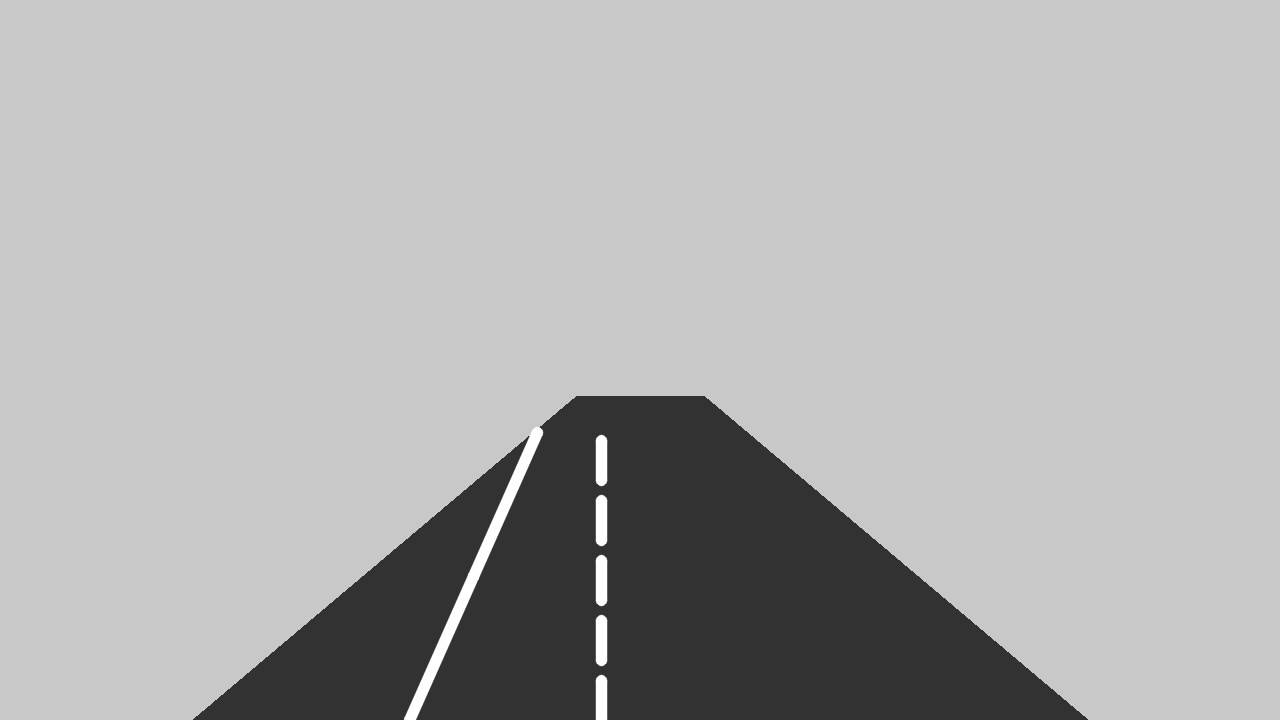
#> input picture synthetic_input.png, 1280 x 720 px
$ python -i Hough_FE.py   (imports and definitions only)
#> lines starting #> are read from the running program, lines starting #| are printed output that depends on the picture; after the words box and inside, x2 and y2 are one past the last pixel; in counts of white or black regions, pixels touching at a corner belong together
#> further down, picture is the input picture: shape (720, 1280, 3); min 50, max 255, mean 174.4
'''import streamlit as st
import sqlite3
import time
import os
import json
import requests
import uuid
import tempfile
import cv2
import numpy as np
from datetime import datetime
from urllib.parse import urlencode
from pathlib import Path

# -----------------------------
# Insert your existing processing code (process_frame and helpers)
# -----------------------------
# Copy your process_frame, roi_mask, average_and_extrapolate here.
# I'll include your functions verbatim (slightly adapted for import inside Streamlit).
def roi_mask(img):
    h, w = img.shape[:2]
    mask = np.zeros_like(img)
    pts = np.array([[
        (int(0.1*w), h),
        (int(0.4*w), int(0.6*h)),
        (int(0.6*w), int(0.6*h)),
        (int(0.9*w), h)
    ]], dtype=np.int32)
    cv2.fillPoly(mask, pts, (255,)*img.shape[2])
    return cv2.bitwise_and(img, mask)

def average_and_extrapolate(lines, img_shape, min_slope=0.3):
    if lines is None: return None, None
    left, right = [], []
    for l in lines:
        x1,y1,x2,y2 = l[0]
        if x2 == x1: continue
        m = (y2-y1)/(x2-x1)
        if abs(m) < min_slope: continue
        b = y1 - m*x1
        if m < 0:
            left.append((m,b))
        else:
            right.append((m,b))
    h = img_shape[0]
    y1 = h
    y2 = int(h*0.6)
    def make_line(arr):
        if not arr: return None
        m = np.mean([a for a,_ in arr])
        b = np.mean([b for _,b in arr])
        x1 = int((y1 - b) / m)
        x2 = int((y2 - b) / m)
        return (x1,y1,x2,y2)
    return make_line(left), make_line(right)

def process_frame(frame):
    gray = cv2.cvtColor(frame, cv2.COLOR_BGR2GRAY)
    blur = cv2.GaussianBlur(gray, (5,5), 0)
    edges = cv2.Canny(blur, 50, 150)
    edges_roi = roi_mask(cv2.cvtColor(edges, cv2.COLOR_GRAY2BGR))
    edges_roi_gray = cv2.cvtColor(edges_roi, cv2.COLOR_BGR2GRAY)

    lines = cv2.HoughLinesP(edges_roi_gray, 1, np.pi/180, threshold=20,
                            minLineLength=40, maxLineGap=20)

    left_line, right_line = average_and_extrapolate(lines, frame.shape)

    out = frame.copy()
    if lines is not None:
        for l in lines:
            x1,y1,x2,y2 = l[0]
            cv2.line(out, (x1,y1), (x2,y2), (0,0,255), 2)

    if left_line:
        cv2.line(out, (left_line[0], left_line[1]), (left_line[2], left_line[3]), (0,255,0), 8)
    if right_line:
        cv2.line(out, (right_line[0], right_line[1]), (right_line[2], right_line[3]), (0,255,0), 8)

    if left_line and right_line:
        ml = (left_line[3]-left_line[1])/(left_line[2]-left_line[0])
        bl = left_line[1] - ml*left_line[0]
        mr = (right_line[3]-right_line[1])/(right_line[2]-right_line[0])
        br = right_line[1] - mr*right_line[0]
        bottom_y = frame.shape[0]
        left_x = int((bottom_y - bl)/ml)
        right_x = int((bottom_y - br)/mr)
        lane_center = int((left_x + right_x)/2)
        veh_center = frame.shape[1]//2
        cv2.circle(out,(lane_center,bottom_y-10),6,(255,0,255),-1)
        cv2.circle(out,(veh_center,bottom_y-10),6,(0,165,255),-1)
        dev_pix = veh_center - lane_center
        thresh = int(0.05 * frame.shape[1])
        state = "WARN" if abs(dev_pix) > thresh else "OK"
        cv2.putText(out, f"Deviation: {dev_pix}px [{state}]", (30,50),
                    cv2.FONT_HERSHEY_SIMPLEX, 1.0, (0,0,255) if state=="WARN" else (0,255,0), 3)
    else:
        cv2.putText(out, "Lane detection unreliable", (30,50),
                    cv2.FONT_HERSHEY_SIMPLEX, 0.9, (0,0,255), 2)

    return out, edges_roi_gray

# -----------------------------
# Small helper utilities
# -----------------------------
DB_PATH = "uploads.db"

def init_db():
    conn = sqlite3.connect(DB_PATH, check_same_thread=False)
    c = conn.cursor()
    c.execute("""
        CREATE TABLE IF NOT EXISTS uploads (
            id INTEGER PRIMARY KEY AUTOINCREMENT,
            email TEXT,
            name TEXT,
            filename TEXT,
            timestamp TEXT
        )
    """)
    conn.commit()
    return conn

def insert_upload(conn, email, name, filename):
    c = conn.cursor()
    c.execute("INSERT INTO uploads (email, name, filename, timestamp) VALUES (?, ?, ?, ?)",
              (email, name, filename, datetime.utcnow().isoformat()))
    conn.commit()

# -----------------------------
# Google OAuth helpers
# -----------------------------
CLIENT_SECRETS_FILE = "client_secret.json"  # download from Google Cloud and place here
REDIRECT_URI = "http://localhost:8501/"

def load_client_secrets():
    if not os.path.exists(CLIENT_SECRETS_FILE):
        return None
    with open(CLIENT_SECRETS_FILE, "r") as f:
        data = json.load(f)
    # standard downloaded JSON from Google stores client_id under installed or web
    creds = data.get("installed") or data.get("web")
    return creds

def build_auth_url(client_id, state):
    params = {
        "client_id": client_id,
        "response_type": "code",
        "scope": "openid email profile",
        "redirect_uri": REDIRECT_URI,
        "state": state,
        "access_type": "offline",
        "prompt": "consent"
    }
    return f"https://accounts.google.com/o/oauth2/v2/auth?{urlencode(params)}"

def exchange_code_for_tokens(client_id, client_secret, code):
    token_url = "https://oauth2.googleapis.com/token"
    data = {
        "code": code,
        "client_id": client_id,
        "client_secret": client_secret,
        "redirect_uri": REDIRECT_URI,
        "grant_type": "authorization_code"
    }
    r = requests.post(token_url, data=data, timeout=10)
    r.raise_for_status()
    return r.json()

def get_userinfo_from_idtoken(id_token):
    # Use Google's tokeninfo endpoint (simple)
    r = requests.get("https://oauth2.googleapis.com/tokeninfo", params={"id_token": id_token}, timeout=10)
    r.raise_for_status()
    return r.json()

# -----------------------------
# Streamlit UI
# -----------------------------
st.set_page_config(page_title="Lane Hough Demo", layout="wide")
st.title("Lane-Detection (Hough) — Upload & Live Preview")

# init db
conn = init_db()

# Load Google client secrets (must exist)
client_info = load_client_secrets()
if client_info is None:
    st.error("Missing client_secret.json. Create OAuth credentials in Google Console and put client_secret.json here.")
    st.stop()

client_id = client_info["client_id"]
client_secret = client_info["client_secret"]

# Authentication area
st.sidebar.header("Sign In")
if "auth_state" not in st.session_state:
    st.session_state.auth_state = {}

params = st.experimental_get_query_params()
if "code" in params and "state" in params:
    # user returned from Google's consent screen
    code = params["code"][0]
    state = params["state"][0]
    saved_state = st.session_state.get("oauth_state")
    if saved_state is None or state != saved_state:
        st.sidebar.error("OAuth state mismatch. Try signing in again.")
    else:
        try:
            tok = exchange_code_for_tokens(client_id, client_secret, code)
            id_token = tok.get("id_token")
            info = get_userinfo_from_idtoken(id_token)
            # save user in session
            st.session_state.user = {
                "email": info.get("email"),
                "name": info.get("name"),
                "picture": info.get("picture")
            }
            # clear query params to avoid re-processing code on reload
            st.experimental_set_query_params()
            st.sidebar.success(f"Signed in as {st.session_state.user['email']}")
        except Exception as e:
            st.sidebar.error(f"Auth failed: {e}")

if "user" not in st.session_state:
    # show sign-in button (link)
    if st.sidebar.button("Start Google Sign-In"):
        state = str(uuid.uuid4())
        st.session_state.oauth_state = state
        auth_url = build_auth_url(client_id, state)
        st.sidebar.markdown(f"[Click here to authenticate with Google]({auth_url})")
    st.sidebar.info("After completing consent, you'll be redirected back to this app.")
    st.stop()

# At this point user is signed in
user = st.session_state.user
st.sidebar.image(user.get("picture", ""), width=80) if user.get("picture") else None
st.sidebar.markdown(f"**{user.get('name','-')}**")
st.sidebar.markdown(f"`{user.get('email','-')}`")

# Upload area
st.header("Upload lane video (mp4, mov, avi, mkv)")
uploaded_file = st.file_uploader("Choose a video file", type=["mp4","mov","avi","mkv"])

if uploaded_file is not None:
    # Save upload temporarily
    tdir = tempfile.gettempdir()
    tfpath = os.path.join(tdir, f"upload_{int(time.time())}_{uploaded_file.name}")
    with open(tfpath, "wb") as f:
        f.write(uploaded_file.getbuffer())
    st.success(f"Saved to {tfpath}")
    # insert into DB
    insert_upload(conn, user["email"], user.get("name",""), uploaded_file.name)
    st.info("Upload recorded in the local database.")

    # Controls
    col1, col2, col3 = st.columns([1,1,2])
    with col1:
        start = st.button("Start Processing")
    with col2:
        stop = st.button("Stop Processing")
    with col3:
        st.write("Processed output will be saved as: processed_<filename>.mp4")

    if "processing" not in st.session_state:
        st.session_state.processing = False

    if start:
        st.session_state.processing = True
    if stop:
        st.session_state.processing = False

    # Placeholder for live frames and progress
    frame_placeholder = st.empty()
    status = st.empty()
    progress_bar = st.progress(0)

    # Prepare output video writer (match input properties)
    cap_probe = cv2.VideoCapture(tfpath)
    fps = cap_probe.get(cv2.CAP_PROP_FPS) or 20.0
    w = int(cap_probe.get(cv2.CAP_PROP_FRAME_WIDTH))
    h = int(cap_probe.get(cv2.CAP_PROP_FRAME_HEIGHT))
    cap_probe.release()

    out_name = f"processed_{Path(uploaded_file.name).stem}.mp4"
    fourcc = cv2.VideoWriter_fourcc(*'mp4v')
    out_writer = cv2.VideoWriter(out_name, fourcc, fps, (w,h))

    # Process loop
    if st.session_state.processing:
        cap = cv2.VideoCapture(tfpath)
        total_frames = int(cap.get(cv2.CAP_PROP_FRAME_COUNT) or 0)
        current = 0
        status.info("Processing... press 'Stop Processing' to interrupt")
        try:
            while cap.isOpened() and st.session_state.processing:
                ret, frame = cap.read()
                if not ret:
                    break
                out_frame, edges = process_frame(frame)
                out_writer.write(out_frame)
                # convert BGR->RGB for display
                frame_rgb = cv2.cvtColor(out_frame, cv2.COLOR_BGR2RGB)
                frame_placeholder.image(frame_rgb, channels="RGB", use_column_width=True)
                current += 1
                if total_frames > 0:
                    progress = min(1.0, current / total_frames)
                    progress_bar.progress(progress)
                # small sleep to allow Streamlit UI refresh and not hog CPU (adjust as needed)
                time.sleep(max(0.001, 1.0 / (fps or 20.0)))
            status.success("Processing finished.")
        except Exception as e:
            status.error(f"Processing stopped: {e}")
        finally:
            cap.release()
            out_writer.release()
            st.session_state.processing = False
            progress_bar.progress(1.0)
            st.success(f"Saved processed video as `{out_name}`")
            st.video(out_name)  # show finished video
else:
    st.info("Please sign in and upload a video to start.")'''


# streamlit_app.py
import streamlit as st
import sqlite3
import time
import os
import tempfile
import cv2
import numpy as np
from datetime import datetime
from pathlib import Path

# -----------------------------
# Lane detection functions (your pipeline)
# -----------------------------
def roi_mask(img):
    h, w = img.shape[:2]
    mask = np.zeros_like(img)
    pts = np.array([[
        (int(0.1*w), h),
        (int(0.4*w), int(0.6*h)),
        (int(0.6*w), int(0.6*h)),
        (int(0.9*w), h)
    ]], dtype=np.int32)
    cv2.fillPoly(mask, pts, (255,)*img.shape[2])
    return cv2.bitwise_and(img, mask)

def average_and_extrapolate(lines, img_shape, min_slope=0.3):
    if lines is None: return None, None
    left, right = [], []
    for l in lines:
        x1,y1,x2,y2 = l[0]
        if x2 == x1: continue
        m = (y2-y1)/(x2-x1)
        if abs(m) < min_slope: continue
        b = y1 - m*x1
        if m < 0:
            left.append((m,b))
        else:
            right.append((m,b))
    h = img_shape[0]
    y1 = h
    y2 = int(h*0.6)
    def make_line(arr):
        if not arr: return None
        m = np.mean([a for a,_ in arr])
        b = np.mean([b for _,b in arr])
        # safety: avoid division by zero
        if abs(m) < 1e-6:
            return None
        x1 = int((y1 - b) / m)
        x2 = int((y2 - b) / m)
        return (x1,y1,x2,y2)
    return make_line(left), make_line(right)

def process_frame(frame):
    """
    Input: BGR frame (numpy array)
    Output: (annotated_frame (BGR), edges_roi_gray)
    """
    gray = cv2.cvtColor(frame, cv2.COLOR_BGR2GRAY)
    blur = cv2.GaussianBlur(gray, (5,5), 0)
    edges = cv2.Canny(blur, 50, 150)
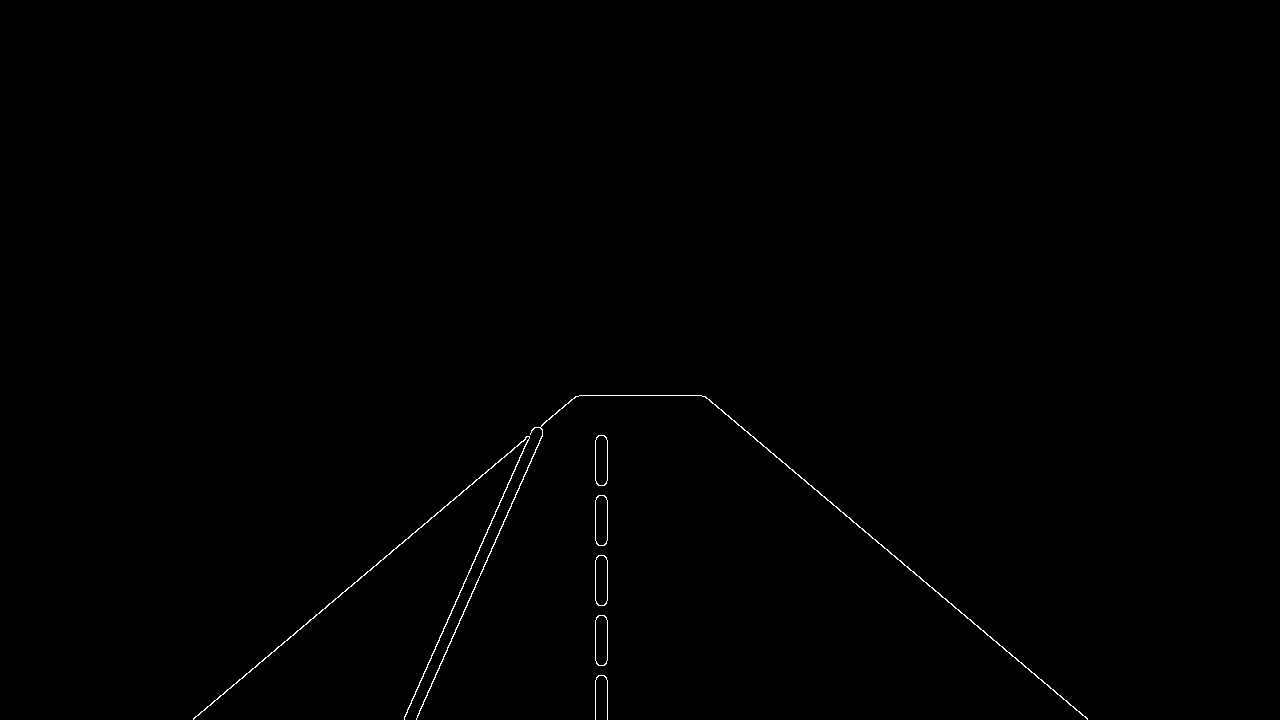
#> edges: shape (720, 1280); 0.31% white in thin lines or dots, all inside (x1, y1, x2, y2) = (193, 395, 1088, 720)
    edges_roi = roi_mask(cv2.cvtColor(edges, cv2.COLOR_GRAY2BGR))
#> in roi_mask, `cv2.fillPoly(mask, pts, (255,)*img.shape[2])`:
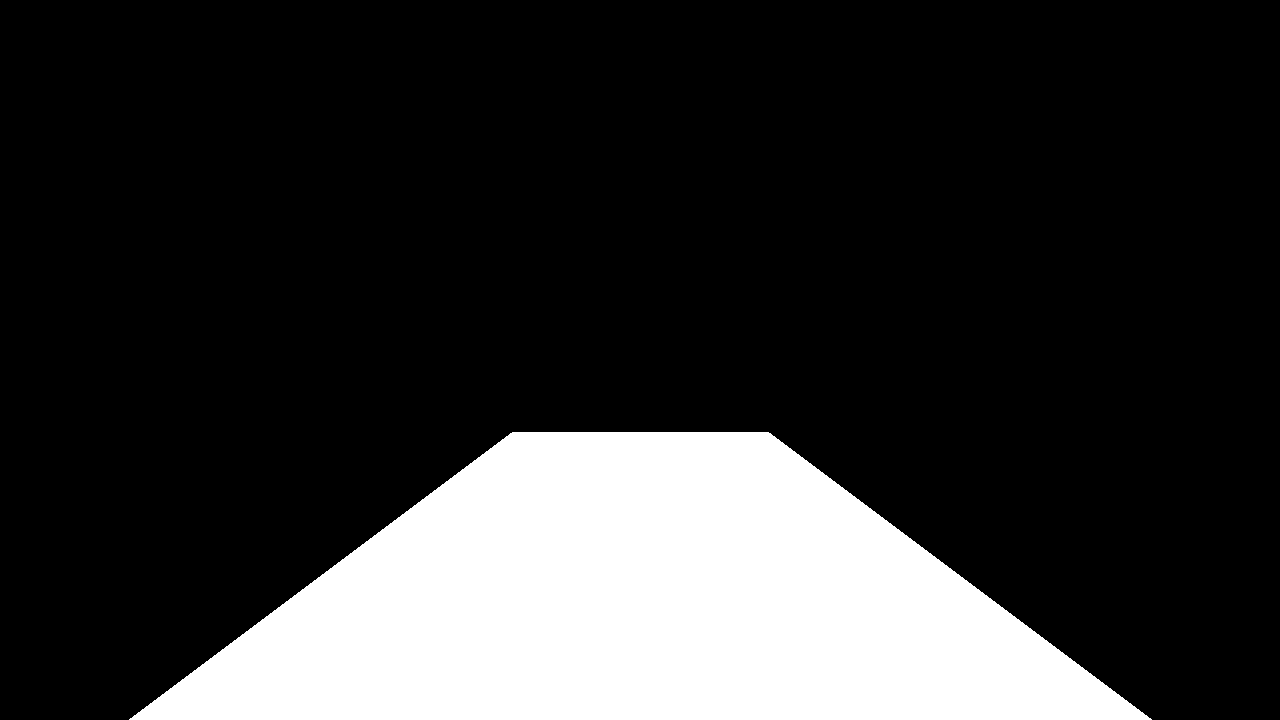
#> mask: shape (720, 1280, 3); 20% white; 1 white region, box (x1, y1, x2, y2) and area: (129, 432, 1152, 720) 184416
    edges_roi_gray = cv2.cvtColor(edges_roi, cv2.COLOR_BGR2GRAY)
#> edges_roi_gray: shape (720, 1280); 0.28% white in thin lines or dots, all inside (x1, y1, x2, y2) = (193, 432, 1088, 720)
#> (the rest of the program and of its run is left out)
